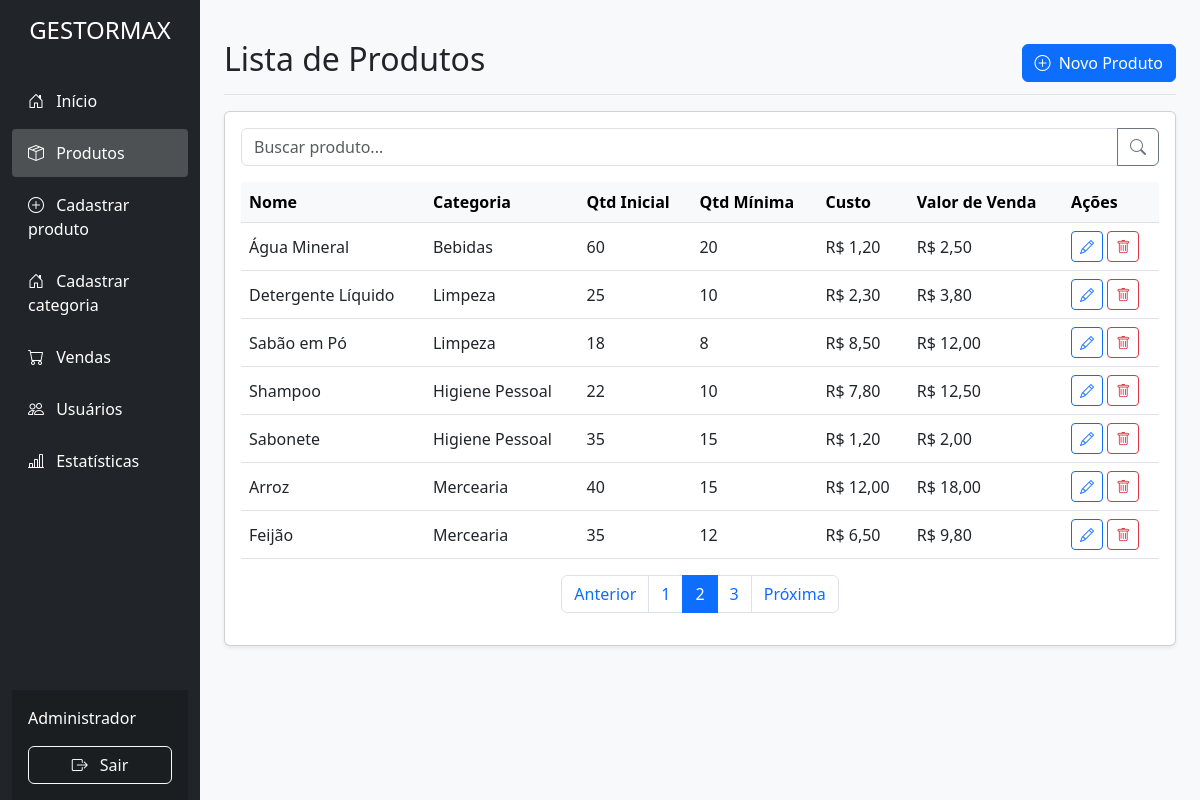
Screenshot of /pages/produtos-lista.php?page=2 with the database file from the repository.
### tables this page shows
CREATE TABLE `produtos` (
  `id` int(11) NOT NULL,
  `nome` varchar(100) NOT NULL,
  `categoria_id` int(11) DEFAULT NULL,
  `quantidade_inicial` int(11) NOT NULL,
  `quantidade_minima` int(11) NOT NULL,
  `custo` decimal(10,2) NOT NULL,
  `valor_venda` decimal(10,2) NOT NULL
);

CREATE TABLE `categorias` (
  `categoria_id` int(11) NOT NULL,
  `nome` varchar(100) NOT NULL
);

### pages/produtos-lista.php (the view, shortened to what this page needs)
<?php
include 'conexao.php';
$itemsPerPage = 7;
$page = isset($_GET['page']) ? max(1, intval($_GET['page'])) : 1;
$offset = ($page - 1) * $itemsPerPage;
$sqlCount = "SELECT COUNT(*) AS total FROM produtos";
$resultCount = $conn->query($sqlCount);
$totalProdutos = $resultCount->fetch_assoc()['total'];
$totalPages = ceil($totalProdutos / $itemsPerPage);
$sql = "SELECT p.*, c.nome AS cat_nome FROM produtos p
        LEFT JOIN categorias c ON p.categoria_id = c.categoria_id
        LIMIT $offset, $itemsPerPage";
$result = $conn->query($sql);
?>
<!DOCTYPE html>
<html lang="pt-BR">
<head>
  <link href="https://cdn.jsdelivr.net/npm/bootstrap@5.3.0/dist/css/bootstrap.min.css" rel="stylesheet" />
  <link rel="stylesheet" href="https://cdn.jsdelivr.net/npm/bootstrap-icons@1.10.0/font/bootstrap-icons.css" />
  <link rel="stylesheet" href="../styles/produtos.css" />
  <link rel="stylesheet" href="../styles/sidebar.css" />
</head>
<body>
<div class="container-fluid">
  <div class="row">
    <?php include '../INCLUDE/sidebar.php'; ?>
    <main class="col-md-9 ms-sm-auto col-lg-10 px-md-4 py-4">
      <div class="d-flex justify-content-between flex-wrap flex-md-nowrap align-items-center pt-3 pb-2 mb-3 border-bottom">
        <h1 class="h2">Lista de Produtos</h1>
        <a href="criar-produto.php" class="btn btn-primary">
          <i class="bi bi-plus-circle me-1"></i> Novo Produto
        </a>
      </div>
      <div class="card shadow-sm">
        <div class="card-body">
          <div class="input-group mb-3">
            <input type="text" id="busca-produto" class="form-control" placeholder="Buscar produto..." />
            <button class="btn btn-outline-secondary" type="button" id="btn-buscar-produto">
              <i class="bi bi-search"></i>
            </button>
          </div>
          <div class="table-responsive">
            <table class="table table-hover" id="tabela-produtos">
              <thead class="table-light">
                <tr>
                  <th>Nome</th>
                  <th>Categoria</th>
                  <th>Qtd Inicial</th>
                  <th>Qtd Mínima</th>
                  <th>Custo</th>
                  <th>Valor de Venda</th>
                  <th>Ações</th>
                </tr>
              </thead>
              <tbody>
                <?php
                if ($result->num_rows > 0) {
                  while ($row = $result->fetch_assoc()) {
                    echo "<tr>";
                    echo "<td>" . htmlspecialchars($row['nome']) . "</td>";
                    echo "<td>" . htmlspecialchars($row['cat_nome'] ?? 'Sem categoria') . "</td>";
                    echo "<td>" . intval($row['quantidade_inicial']) . "</td>";
                    echo "<td>" . intval($row['quantidade_minima']) . "</td>";
                    echo "<td>R$ " . number_format($row['custo'], 2, ',', '.') . "</td>";
                    echo "<td>R$ " . number_format($row['valor_venda'], 2, ',', '.') . "</td>";
                    echo "<td>
                            <a href='produtos-editar.php?id=" . $row['id'] . "' class='btn btn-sm btn-outline-primary' title='Editar'>
                              <i class='bi bi-pencil'></i>
                            </a>
                            <button class='btn btn-sm btn-outline-danger btn-excluir' data-id='" . $row['id'] . "' title='Excluir'>
                              <i class='bi bi-trash'></i>
                            </button>
                          </td>";
                    echo "</tr>";
                  }
                } else {
                  echo "<tr><td colspan='7' class='text-center'>Nenhum produto encontrado.</td></tr>";
                }
                ?>
              </tbody>
            </table>
          </div>
          <?php if ($totalProdutos > $itemsPerPage): ?>
            <nav aria-label="Navegação de páginas">
              <ul class="pagination justify-content-center">
                <li class="page-item <?= ($page <= 1) ? 'disabled' : '' ?>">
                  <a class="page-link" href="?page=<?= max($page - 1, 1) ?>" tabindex="-1">Anterior</a>
                </li>
                <?php for ($i = 1; $i <= $totalPages; $i++): ?>
                  <li class="page-item <?= ($i == $page) ? 'active' : '' ?>">
                    <a class="page-link" href="?page=<?= $i ?>"><?= $i ?></a>
                  </li>
                <?php endfor; ?>
                <li class="page-item <?= ($page >= $totalPages) ? 'disabled' : '' ?>">
                  <a class="page-link" href="?page=<?= min($page + 1, $totalPages) ?>">Próxima</a>
                </li>
              </ul>
            </nav>
          <?php endif; ?>
        </div>
      </div>
    </main>
  </div>
</div>
</body>
</html>

### styles/produtos.css (style rules this page uses)
body { background-color: #f8f9fa; overflow-x: hidden; }
.table th { white-space: nowrap; }
.table td { vertical-align: middle; }

### rows the page displays
produtos: nome "Água Mineral", categoria.nome "Bebidas", quantidade_inicial "60", quantidade_minima "20", custo "1,20", valor_venda "2,50"
produtos: nome "Detergente Líquido", categoria.nome "Limpeza", quantidade_inicial "25", quantidade_minima "10", custo "2,30", valor_venda "3,80"
produtos: nome "Sabão em Pó", categoria.nome "Limpeza", quantidade_inicial "18", quantidade_minima "8", custo "8,50", valor_venda "12,00"
produtos: nome "Shampoo", categoria.nome "Higiene Pessoal", quantidade_inicial "22", quantidade_minima "10", custo "7,80", valor_venda "12,50"
produtos: nome "Sabonete", categoria.nome "Higiene Pessoal", quantidade_inicial "35", quantidade_minima "15", custo "1,20", valor_venda "2,00"
produtos: nome "Arroz", categoria.nome "Mercearia", quantidade_inicial "40", quantidade_minima "15", custo "12,00", valor_venda "18,00"
produtos: nome "Feijão", categoria.nome "Mercearia", quantidade_inicial "35", quantidade_minima "12", custo "6,50", valor_venda "9,80"

### other values shown
$_SESSION['usuario_nome'] "Administrador"
